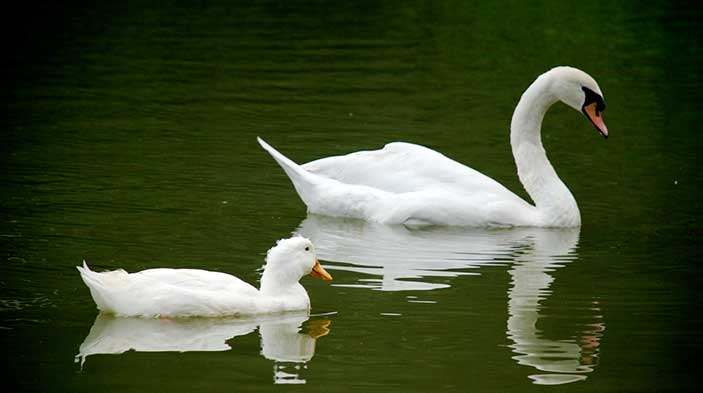
#> input picture image.jpg, 703 x 393 px
$ python BackgroundSubtractor.py
#> lines starting #> are read from the running program, lines starting #| are printed output that depends on the picture; after the words box and inside, x2 and y2 are one past the last pixel; in counts of white or black regions, pixels touching at a corner belong together
import cv2

image = cv2.imread("image.jpg")
#> image is the input picture: shape (393, 703, 3); mean B, G, R 43.4, 74.3, 62.6

backSub = cv2.BackgroundSubtractorMOG2()
fgMask = backSub.apply(image)
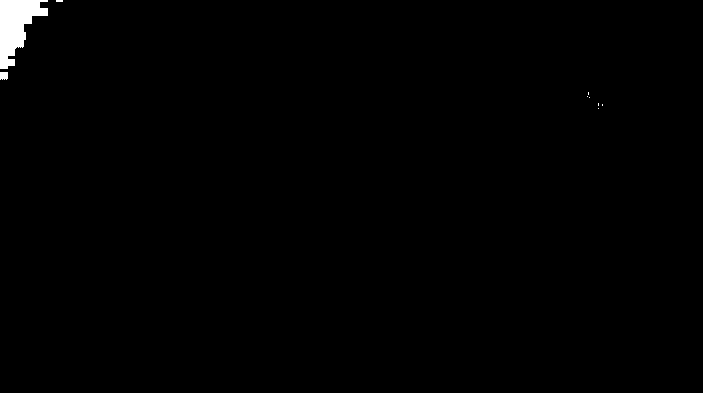
#> fgMask: shape (393, 703); values 127 (black) and 255 (white), 0.7% white; 9 white regions (7 under 20 px), largest, box (x1, y1, x2, y2) and area: (0, 0, 48, 69) 1838, (0, 72, 8, 80) 60

cv2.imshow('FG Mask', fgMask)

cv2.waitKey()
